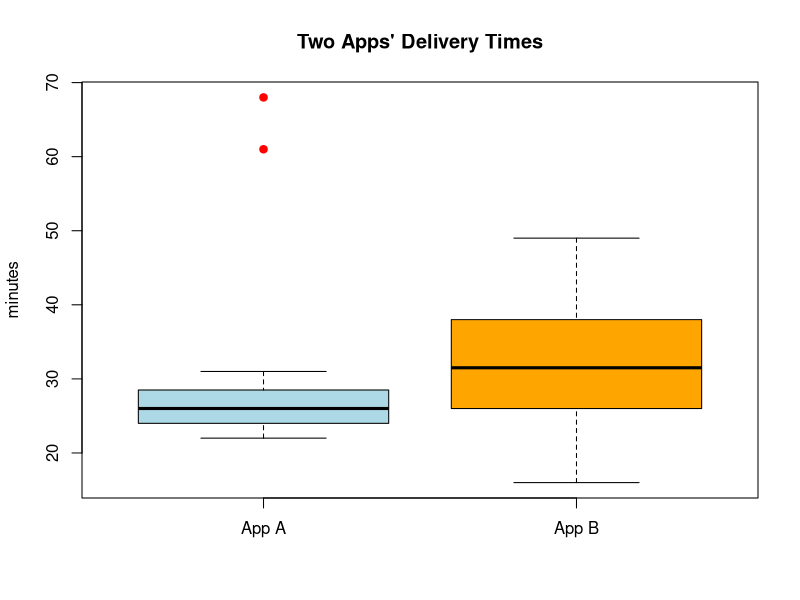

The R source for this figure:
app_a <- c(22, 25, 24, 28, 26, 23, 27, 31, 25, 24,
           29, 26, 61, 23, 27, 25, 30, 24, 68, 26)
app_b <- c(16, 19, 21, 23, 25, 27, 28, 29, 30, 31,
           32, 33, 34, 35, 37, 39, 41, 43, 46, 49)

boxplot(app_a, app_b, names = c("App A", "App B"), col = c("Lightblue", "Orange"), outcol = "red",   outpch = 19, 
        main="Two Apps' Delivery Times", ylab = "minutes")
